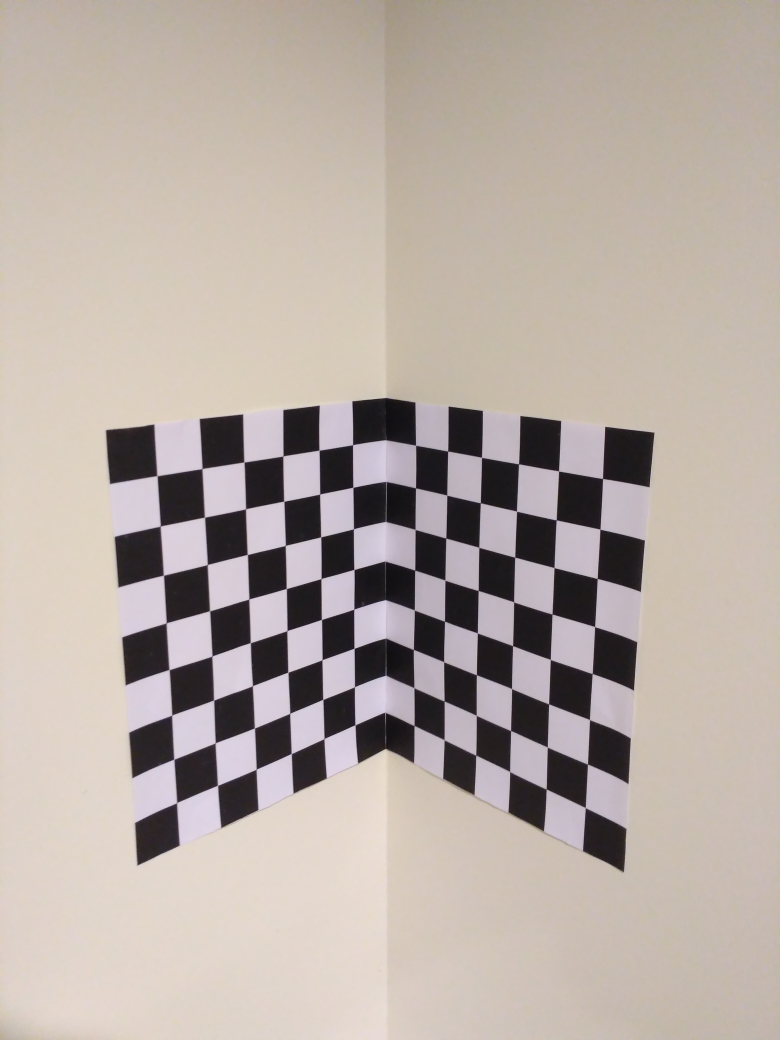
#> input picture Camera-calibration/Camera_calibration_data/calib-object.jpg, 3120 x 4160 px (shown at 1/4 size)
$ jupyter execute --allow-errors Camera-calibration.ipynb
#> lines starting #> are read from the running program, lines starting #| are printed output that depends on the picture; long printed decimals are rounded
[cell 1]
import cv2
import numpy as np
import matplotlib.pyplot as plt
# from numpy import linalg as LA
from scipy import linalg as LA
import os
import math

[cell 2]
image = np.array([[615 , 1700],
                          [1132, 1640],
                          [1930, 1640],
                          [2418, 1706],
                          [1544, 2090],
                          [1544, 2555],
                          [1277, 1802],
                          [1792, 1806]])

world = np.array([[   0,   0, 168],
                          [   0,   0,  84],
                          [  84,   0,   0],
                          [ 168,   0,   0],
                          [   0,  84,   0],
                          [   0, 168,   0],
                          [   0,  28,  56],
                          [  56,  28,   0]])

[cell 3]
world1 = np.hstack((np.zeros(6*8)[:,None],np.tile(np.arange(1,9),(6,1)).T.ravel()[:,None],-1*np.tile(np.arange(6,0,-1),(1,8)).T.ravel()[:,None]))
world2 = np.hstack((np.tile(np.arange(1,7),(1,8)).T.ravel()[:,None],np.tile(np.arange(1,9),(6,1)).T.ravel()[:,None],np.zeros(6*8)[:,None]))
calib_obj = cv2.imread("Camera_calibration_data/calib-object.jpg")
#> calib_obj is the input picture: shape (4160, 3120, 3); mean B, G, R 165.1, 172.4, 183.5
im_half1 = calib_obj[:,:calib_obj.shape[1]//2-50]
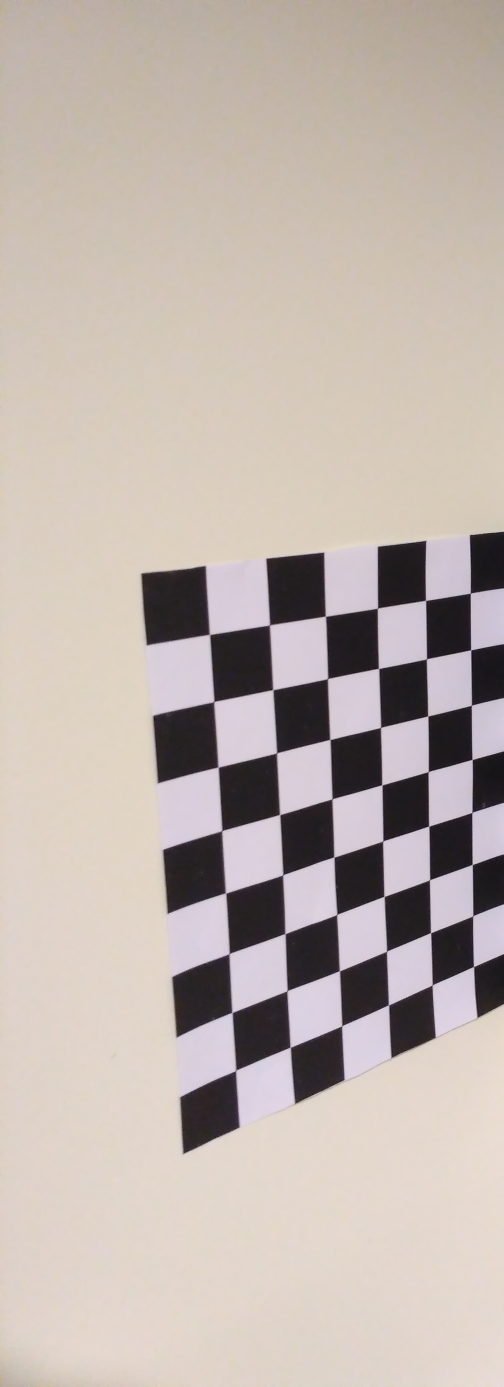
#> im_half1: shape (4160, 1510, 3) (shown at 1/3 size); mean B, G, R 173.1, 180, 191.1
im_half2 = calib_obj[:,calib_obj.shape[1]//2:]
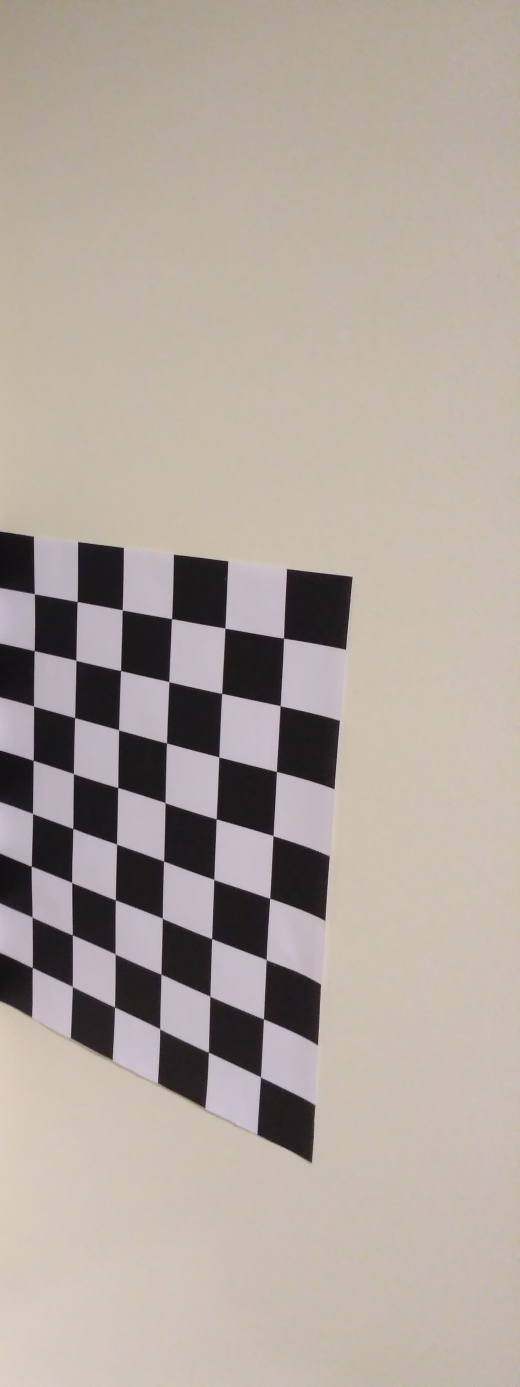
#> im_half2: shape (4160, 1560, 3) (shown at 1/3 size); mean B, G, R 157.6, 165.3, 176.4
reta, corners1 = cv2.findChessboardCorners(im_half1,(6,8))
#> reta = True; corners1 = 48 rows, first 8: [629, 1904], [811.3, 1877.8], [976.6, 1851.4], [1133, 1825.5], [1276.5, 1803.9], [1411.5, 1780.5], [642, 2106], [819.5, 2070]
retb, corners2 = cv2.findChessboardCorners(im_half2,(6,8))
#> retb = True; corners2 = 48 rows, first 8: [105.2, 1783.3], [232.3, 1806.1], [368.5, 1830.9], [515.1, 1857.5], [675.5, 1885.4], [851, 1916.2], [103.1, 1954.9], [229, 1982.9]
corners1 = corners1[:,0,:]
#> corners1 = 48 pairs, first value 629 to 1421.5, second value 1780.5 to 3212.5
corners2 = corners2[:,0,:]
#> corners2 = 48 pairs, first value 94.64 to 851, second value 1783.3 to 3232.2
corners2[:,0] += calib_obj.shape[1]//2
image = np.vstack((corners1,corners2))
#> image = 96 pairs, first value 629 to 2411, second value 1780.5 to 3232.2
world = np.vstack((world1, world2))
# print (image)
# print (world)

# DLT

[cell 4]
def DLT(world_point, image_point):
    trans = []
    for i in range(world_point.shape[0]):
        x = world_point[i,0]
        y = world_point[i,1]
        z = world_point[i,2]
        u = image_point[i,0]
        v = image_point[i,1]
        #print (trans)
        #frame the DLT equations as matrix transforms
        trans.append([x, y, z, 1, 0, 0, 0, 0, -u*x, -u*y, -u*z, -u])
        trans.append([0, 0, 0, 0, x, y, z, 1, -v*x, -v*y, -v*z, -v])
#> this loop made 96 passes
#> (u, v) on passes 1 to 12: (629, 1904), (811.3, 1877.8), (976.6, 1851.4), (1133, 1825.5), (1276.5, 1803.9), (1411.5, 1780.5), (642, 2106), (819.5, 2070), (983.5, 2036.5), (1137.4, 2004.9), (1278.7, 1976.7), (1413, 1951)
#> after the loop, trans = 192 items
    trans = np.array(trans)
    #do SVD to solve least squares minimization problem
    U,D,V = LA.svd(trans)
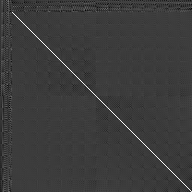
#> U: shape (192, 192) float64; min -0.303, max 0.98, mean -0.000329; drawn with min black and max white
#> D = [177584.3, 81502.6, 42168.2, 8867.4, 54.61, 27.74, 15.08, 5.14, 3.67, 2.97, 1.88, 0.0123]
    #last column gives params
    L = V[-1:]
    #reshape the column vector to a 3*4 homography
    H = L.reshape(3,4)
#> H = [[-0.0306, -0.00728, -0.0773, -0.69], [0.0159, -0.0836, -0.0159, -0.714], [1.45e-05, -4.6e-06, -1.41e-05, -0.000449]]
    #print (H.shape)
    print ("Projection matrix:")
    print (H)
#| [[-3.06485992e-02 -7.28356417e-03 -7.73087360e-02 -6.89787648e-01]
#|  [ 1.59484821e-02 -8.36182772e-02 -1.59227255e-02 -7.13949486e-01]
#|  [ 1.45497098e-05 -4.60451776e-06 -1.41055218e-05 -4.48545043e-04]]
    return H

[cell 5]
DLT(world, image)
#> Out has the same summary as H in DLT
#> the loop in DLT (call 2), `for i in range(world_point.shape[0]):` made 96 passes
#| [[-3.06485992e-02 -7.28356417e-03 -7.73087360e-02 -6.89787648e-01]
#|  [ 1.59484821e-02 -8.36182772e-02 -1.59227255e-02 -7.13949486e-01]
#|  [ 1.45497098e-05 -4.60451776e-06 -1.41055218e-05 -4.48545043e-04]]
#> `P = DLT(world, image)`: P has the same summary as H in DLT

[cell 6]
# np.insert(world, 3, 1, axis=1)

# Decompose Projection

[cell 7]
def K_R_T_from_P(P):
    Q,W= np.linalg.qr(np.linalg.inv(P[:, 0:3]))
#> Q = [[-0.695, -0.162, -0.7], [0.00422, -0.975, 0.222], [-0.719, 0.151, 0.679]]; W = [[13.01, -0.0659, -20306.1], [0, 13.06, -25460.3], [0, 0, -48120.2]]
    t = np.dot(np.linalg.inv(P[:, 0:3]), -1 * P[:, 3])
#> t = [15.57, -2.74, -14.84]
    K = LA.inv(W)
#> K = [[0.0768, 0.000387, -0.0326], [0, 0.0765, -0.0405], [0, 0, -2.08e-05]]
    K = K/K[2,2]
#> K = [[-3697.5, -18.65, 1570.2], [0, -3683.5, 1948.9], [0, 0, 1]]
    print ("Camera matrix:")
    print (K)
#| [[-3.69749282e+03 -1.86455111e+01  1.57015459e+03]
#|  [-0.00000000e+00 -3.68349653e+03  1.94892622e+03]
#|  [-0.00000000e+00 -0.00000000e+00  1.00000000e+00]]
    print ("Rotation:")
    print (np.linalg.inv(Q))
#| [[-0.6954  0.004218 -0.7186]
#|  [-0.1621 -0.9751  0.1511]
#|  [-0.7001  0.2216  0.6788]]
    print ("Translation")
    print (t)
#| [ 15.575  -2.742 -14.839 ]
    return K, np.linalg.inv(Q), t

[cell 8]
P = DLT(world, image)
K_R_T_from_P(P)
#> Out = ([[-3697.5, -18.65, 1570.2], [0, -3683.5, 1948.9], [0, 0, 1]], [[-0.695, 0.00422, -0.719], [-0.162, -0.975, 0.151], [-0.7, 0.222, 0.679]], [15.57, -2.74, -14.84])

# Reprojection error

[cell 9]
def error(P,world,image):
#     P = np.dot(K,np.hstack((R[:,0:2],t)))
    err = 0
    count = 0
#     image = np.insert(image, 2, 1, axis=1)
    for (x, y, z) in world:
        point = np.array([x, y, z, 1])
        proj = np.dot(P,point)
        print (proj.reshape(1,3))
        proj = proj[0:2] / proj[2]
        error = LA.norm(proj - image[count], ord = 2)
        err +=error
        count +=1
#> this loop made 96 passes
#> (proj, error, err) on passes 1 to 12: ([632.9, 1905], 3.99, 3.99), ([811.6, 1876.4], 1.39, 5.39), ([977.6, 1849.8], 1.81, 7.19), ([1132.2, 1825.1], 0.908, 8.1), ([1276.5, 1802], 1.97, 10.07), ([1411.6, 1780.3], 0.204, 10.28), ([644.6, 2105.6], 2.6, 12.87), ([820.7, 2070], 1.24, 14.11), ([984.5, 2037], 1.12, 15.23), ([1137.2, 2006.1], 1.19, 16.42), ([1279.8, 1977.3], 1.3, 17.72), ([1413.4, 1950.3], 0.768, 18.49)
#| [[-2.33218796e-01 -7.02031410e-01 -3.68516430e-04]]
#| [[-3.10527532e-01 -7.17954135e-01 -3.82621952e-04]]
#| [[-3.87836268e-01 -7.33876861e-01 -3.96727474e-04]]
#| [[-4.65145004e-01 -7.49799586e-01 -4.10832995e-04]]
#| [[-5.42453740e-01 -7.65722312e-01 -4.24938517e-04]]
#| [[-6.19762476e-01 -7.81645037e-01 -4.39044039e-04]]
#| [[-2.40502360e-01 -7.85649687e-01 -3.73120948e-04]]
#| [[-3.17811096e-01 -8.01572413e-01 -3.87226470e-04]]
#> (further printed lines are left out)
#> after the loop, count = 96; err = 244.9
    return err/world.shape[0]

[cell 10]
error(P,world, image)
#> Out = 2.55

# Ransac

[cell 11]
def ransac(world, image, num_iter = 50):
#     num_iter = 300
#> called with world = array of shape (96, 3), image = array of shape (96, 2), num_iter = 50
    P_init = []
    minimum = 9999999
    for i in range(num_iter):
        ind = np.random.choice(world.shape[0],8,replace = False)
#         ind = np.random.permutation(world.shape[0])
        P = DLT(world[ind],image[ind])
        err = error(P, world[ind], image[ind])
        if err < minimum:
            minimum = err
            P_init = P
            print (err)
#> this loop made 23 passes
#> (err, minimum) on passes 1, 2, 6: (1.19, 1.19), (0.988, 0.988), (0.977, 0.977)
#> err on passes 3, 4, 5, 7, 8, 9: 1.51, 2.01, 1.11, 1.26, 1.25, 1.48
#> after the loop, minimum = 0.977
    print ("Projection for minimum error:",P_init)
    return P_init

#> (a cell that did not finish here is left out)

# Radial Distortion

[cell 13]
def radial(data, world, image, K_init):
    # convert to grayscale
#     gray = cv2.cvtColor(data,cv2.COLOR_BGR2GRAY)
    K_init = np.array(np.float32(K_init))
#     K_init = K_init @ np.diag(-1*np.ones(3))
    K_init[0,1] = 0

#     print (K_init)
#     print (K_init.dtype)
    world = np.float32((np.array(world)))
    image = np.float32((np.array(image)))
#     image = image[:,:2]
    K_init = cv2.UMat(K_init)
    ret, mtx, dist, rvecs, tvecs = cv2.calibrateCamera([world[:,:3].astype('float32')],[image[:,:2].astype('float32')], (data.shape[1],data.shape[0]),K_init , None, None, flags = (cv2.CALIB_USE_INTRINSIC_GUESS))
    h,  w = data.shape[:2]
    newK, roi = cv2.getOptimalNewCameraMatrix(K_init, dist, (w, h), 1, (w, h))
    data_undistort = cv2.undistort(data, K_init,dist,None,mtx)
    data_undistort = data_undistort.get()
#     x, y, w, h = roi
#     data_undistort = data_undistort[y:y+h, x:x+w]
    return data_undistort

[cell 14]
data = cv2.imread("Camera_calibration_data/Fig1.png")
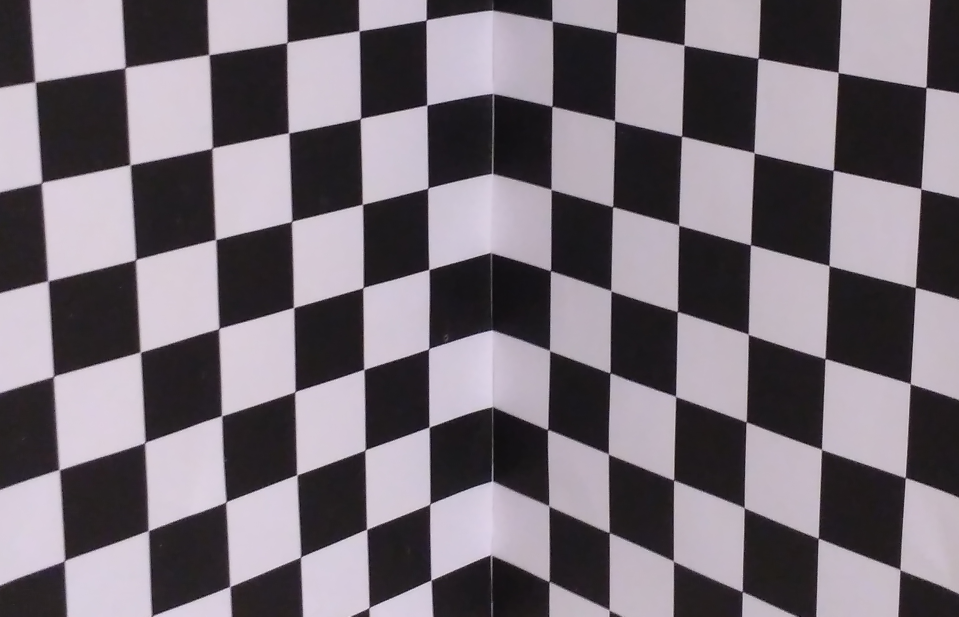
#> input picture Camera-calibration/DistortionImage_Points/Fig1.png, 1918 x 1233 px, found by its file name (shown at 1/2 size)
#> data is the input picture: shape (1233, 1918, 3); mean B, G, R 120, 112, 119.9
# world = np.array([[126,14,0,1],
# [  0 , 42,  98,   1],
# [ 42 , 42,   0 ,  1],
# [154 , 42,   0,   1],
# [  0 , 70 , 70 ,  1],
# [ 70 , 70 ,  0 ,  1],
# [  0 , 98 , 42 ,  1],
# [ 98 , 98 ,  0 ,  1],
# [  0 ,126, 126,   1],
# [  0 ,126,  14 ,  1],
# [126 ,126,   0,   1],
# [  0 ,238, 182,   1],
# [  0 ,238,  70,   1],
# [ 14 ,238,   0,   1],
# [126 ,238 ,  0,   1],
# [  0, 210, 154,   1],
# [  0, 210 , 42 ,  1],
# [ 98, 210,   0,   1],
# [  0 ,154, 154 ,  1],
# [  0, 154 , 42,   1],
# [ 42, 154,   0,   1],
# [154, 154,   0,   1]])
# image = np.array([[1595 ,  37],
# [ 504 , 196],
# [1169 , 141],
# [1758 , 262],
# [ 655 , 336],
# [1290 , 344],
# [ 796 , 475],
# [1428 , 563],
# [ 366 , 767],
# [ 924 , 599],
# [1567 , 778],
# [  71, 1590],
# [ 659, 1343],
# [1039, 1222],
# [1550, 1486],
# [ 220, 1365],
# [ 792, 1118],
# [1413 ,1228],
# [ 198 ,1002],
# [ 797 , 799],
# [1154 , 810],
# [1715, 1008]])
image = np.array([[ 985,   21],
                          [1105,   43],
                          [1368,   91],
                          [1852,  176],
                          [ 985,  187],
                          [ 982,  506],
                          [ 984,  964],
                          [ 853,   41],
                          [ 574,   87],
                          [  70,  165],
                          [ 587,  616],
                          [ 129, 1121],
                          [ 594,  950],
                          [ 583,  444],
                          [1220,  747],
                          [1348,  961],
                          [1658,  532],
                          [1354,  624],
                          [1100,  702],
                          [1105,  214]])


world = np.array([[   0,   0,   0],
                          [   1,   0,   0],
                          [   3,   0,   0],
                          [   6,   0,   0],
                          [   0,   1,   0],
                          [   0,   3,   0],
                          [   0,   6,   0],
                          [   0,   0,   1],
                          [   0,   0,   3],
                          [   0,   0,   6],
                          [   0,   3,   3],
                          [   0,   5,   6],
                          [   0,   5,   3],
                          [   0,   2,   3],
                          [   2,   4,   0],
                          [   3,   5,   0],
                          [   5,   2,   0],
                          [   3,   3,   0],
                          [   1,   4,   0],
                          [   1,   1,   0]])
world = world * 28
P = DLT(world, image)
K, R, t = K_R_T_from_P(P)
K.astype('float32')
# print (world.shape)

print(data)
fig = plt.figure()
plt.subplot(1,2,1)
plt.imshow(data)
# print (K.shape)
plt.subplot(1,2,2)
#> (the rest of this cell did not finish here and is left out)

# Zhang's Algorithm

[cell 15]
def points(image):
#     gray = cv2.cvtColor(image, cv2.COLOR_BGR2GRAY)\
    print (image.shape)
    world_point = np.hstack((np.tile(np.arange(1,8),(1,7)).T.flatten()[:,None],np.tile(np.arange(7,0,-1),(7,1)).T.flatten()[:,None],np.zeros(7*7)[:,None])).astype(np.float32)
    ret, corners = cv2.findChessboardCorners(image,(7,7))
    corners = corners.reshape(-1,2)
    if ret:
        return world_point, corners, image.shape[:2]
    else:
        return None, None, None
def points1(image):

#     gray = cv2.cvtColor(image, cv2.COLOR_BGR2GRAY)\
    world_point = np.hstack((np.tile(np.arange(1,9),(1,6)).T.flatten()[:,None],np.tile(np.arange(6,0,-1),(8,1)).T.flatten()[:,None],np.zeros(8*6)[:,None])).astype(np.float32)
    ret, corners = cv2.findChessboardCorners(image,(8,6))
    corners = corners.reshape(-1,2)
    if ret:
        return world_point, corners, image.shape[:2]
    else:
        return None, None, None

[cell 16]
def zhang(image_list):
    world_point = []
    image_point = []
    count = 0
    for i in image_list:
        count += 1
        w_pt, im_pt, shape = points (i)
        world_point.append(w_pt)
        image_point.append(im_pt)
    ret, mtx, dist, rvecs, tvecs = cv2.calibrateCamera(world_point, image_point, (i.shape[1],i.shape[0]), None, None)
    return ret, mtx, dist, rvecs, tvecs
def zhang1(image_list):
    world_point = []
#> world_point = []
    image_point = []
    count = 0
    for i in image_list:
        count += 1
        w_pt, im_pt, shape = points1(i)
        world_point.append(w_pt)
        image_point.append(im_pt)
#> this loop made 1 pass
#> (i, count) on pass 1: (None, 1)
#> after the loop, count = 1; image_point = []
#> after the loop, count = 1
    ret, mtx, dist, rvecs, tvecs = cv2.calibrateCamera(world_point, image_point, (i.shape[1],i.shape[0]), None, None)
    return ret, mtx, dist, rvecs, tvecs

[cell 17]
im = []
start = 5456
for i in np.arange(15):
    im.append(cv2.imread("Camera_calibration_data/" + 'IMG_' + str(start+i) + '.JPG'))

#> (a cell that did not finish here is left out)

# Wireframe

[cell 19]
for i in np.arange(15):
    im.append(cv2.imread("Camera_calibration_data/" + 'IMG_' + str(start+i) + '.JPG'))
#> (the rest of this cell did not finish here and is left out)

[cell 20]
# Finding origin

rotation_mat = np.zeros(shape=(3, 3))

#> (the rest of this cell did not finish here and is left out)

# Hands on - Zhang's

[cell 21]
# Zhang's
im = []
for i in np.arange(8):
    im.append(cv2.imread("Checkerboard/" +  str(i+1) + '.jpg'))
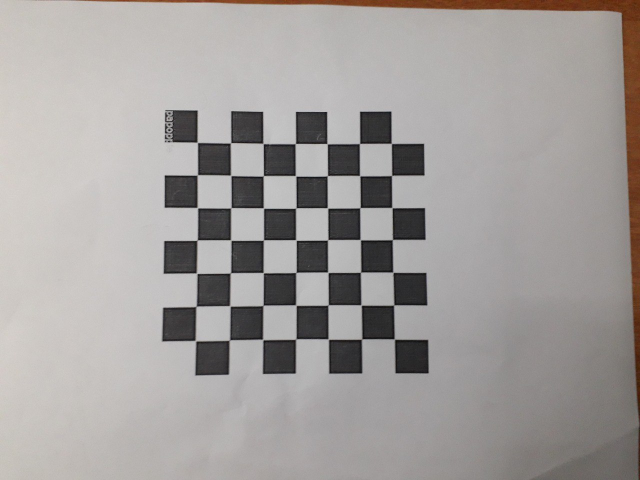
#> input picture Camera-calibration/Checkerboard/1.jpg, 1280 x 960 px (shown at 1/2 size)
#> (the rest of this cell did not finish here and is left out)

#> in zhang, `world_point = []`: world_point = []
print('Reprojection Error:', ret)
print ('Camera Calibration Matrix:')
print(mtx)
print('Distortion Parameters:')
print(dist)
print('Rotation Vectors for the images are:')
print(rvecs)
print('Translation Vectors for the images are:')
print(tvecs)

# Hands on-DLT

[cell 22]
image = cv2.imread("rubiks.jpg")
#> (the rest of this cell did not finish here and is left out)

[cell 23]
# Varying focus for DLT
image = cv2.imread("rubiks1.jpg")
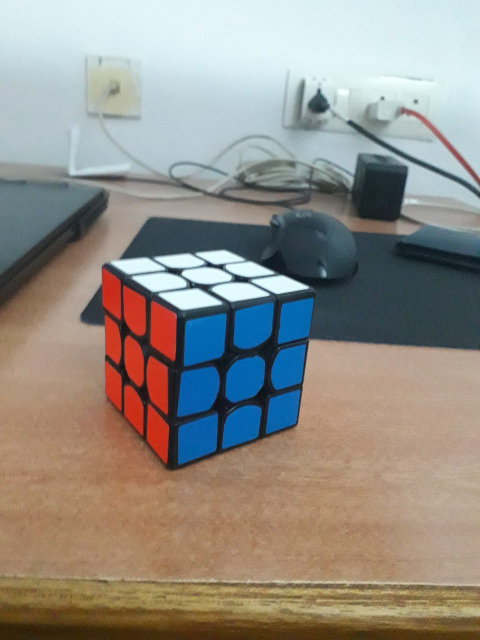
#> input picture Camera-calibration/rubiks1.jpg, 960 x 1280 px (shown at 1/2 size)
#> image is the input picture: shape (1280, 960, 3); mean B, G, R 134.7, 142.4, 147
plt.imshow(image)
world = np.array([[   0,   0,   0],
                          [   5,   0,   0],
                          [  15,   0,   0],
                          [   0,   5,   0],
                          [   0,  15,   0],
                          [   0,   0,   5],
                          [   0,   0,  15],
                          [  15,  0,   15]])

image = np.array([[1387, 2590], [1673, 2494], [2202, 2326], [1235, 2395], [1045, 2092], [1378, 2326], [1391, 1719], [2306, 1503]])

P = DLT(world, image)
K_R_T_from_P(P)
